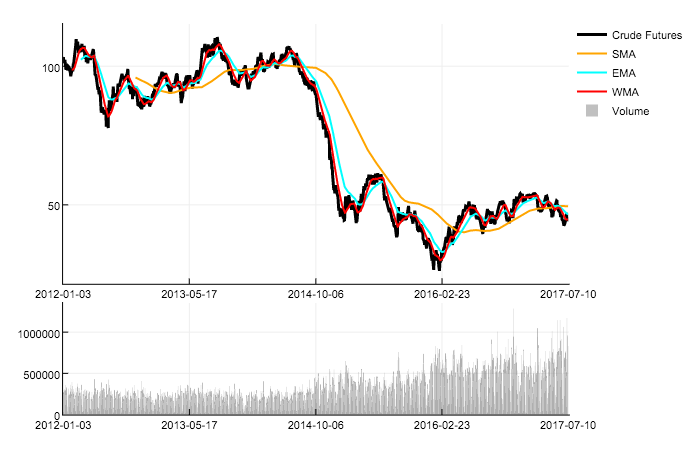

Write Julia code to recreate this figure.
using Temporal, Indicators

# download historical prices for crude oil futures and subset
X = quandl("CHRIS/CME_CL1")
subset = "2012/"
x = cl(X)[subset]
x.fields[1] = :CrudeFutures

# merge with some technical indicators
V = [x sma(x,n=200) ema(x,n=50)]

# visualize the multivariate time series object
ℓ = Plots.@layout [ a{0.7h}; b{0.3h} ]
plot(V, c=[:black :orange :cyan], w=[3 2 2], layout=ℓ, subplot=1)
plot!(wma(x,n=25), c=:red, w=2, subplot=1)
bar!(X["2012/",:Volume], c=:grey, alpha=0.5, layout=ℓ, subplot=2)
